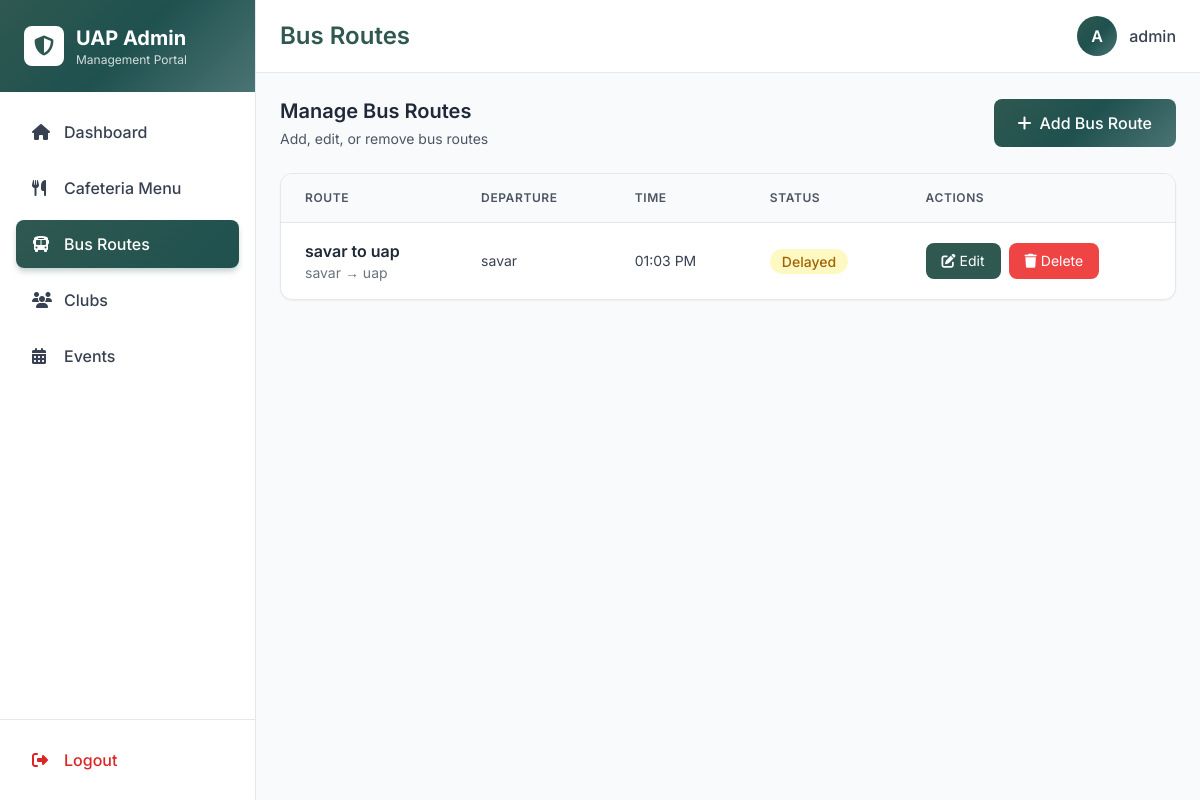
The page /uapadmin/bus/ (signed in) on the database its author committed.
### main/models.py (models this page shows, shortened)
class BusRoute(models.Model):
    route_name = models.CharField(max_length=200)
    departure_point = models.CharField(max_length=200)
    destination = models.CharField(max_length=200)
    departure_time = models.TimeField()
    arrival_time = models.TimeField()
    status = models.CharField(max_length=50, choices=[
        ('on_time', 'On Time'),
        ('delayed', 'Delayed'),
        ('cancelled', 'Cancelled'),
    ], default='on_time')
    description = models.TextField(blank=True)
    is_active = models.BooleanField(default=True)
    created_at = models.DateTimeField(auto_now_add=True)
    updated_at = models.DateTimeField(auto_now=True)
    class Meta:
        ordering = ['departure_time']

### main/views.py (the view)
# urls.py: path('uapadmin/bus/', admin_bus_routes, name='admin_bus_routes'),
@login_required
@user_passes_test(lambda u: u.is_superuser, login_url='/uapadmin/login/')
def admin_bus_routes(request):
    bus_routes = BusRoute.objects.all().order_by('departure_time')
    return render(request, 'admin_portal/bus_list.html', {
        'active_page': 'bus',
        'page_title': 'Bus Routes',
        'bus_routes': bus_routes
    })

### templates/admin_portal/bus_list.html (shortened to what this page needs)
{% extends 'admin_portal/layout.html' %}
{% block content %}
<div class="space-y-6">
    <div class="flex justify-between items-center">
        <div>
            <h3 class="text-xl font-semibold text-gray-800">Manage Bus Routes</h3>
            <p class="text-sm text-gray-600 mt-1">Add, edit, or remove bus routes</p>
        </div>
        <a href="{% url 'admin_bus_add' %}" class="px-6 py-3 gradient-bg text-white rounded-lg font-medium hover:shadow-lg smooth-transition">
            <i class="fas fa-plus mr-2"></i>Add Bus Route
        </a>
    </div>
    <div class="bg-white rounded-xl shadow-sm border border-gray-200 overflow-hidden">
        <div class="overflow-x-auto">
            <table class="w-full">
                <thead class="bg-gray-50 border-b border-gray-200">
                    <tr>
                        <th class="px-6 py-4 text-left text-xs font-semibold text-gray-600 uppercase tracking-wider">Route</th>
                        <th class="px-6 py-4 text-left text-xs font-semibold text-gray-600 uppercase tracking-wider">Departure</th>
                        <th class="px-6 py-4 text-left text-xs font-semibold text-gray-600 uppercase tracking-wider">Time</th>
                        <th class="px-6 py-4 text-left text-xs font-semibold text-gray-600 uppercase tracking-wider">Status</th>
                        <th class="px-6 py-4 text-left text-xs font-semibold text-gray-600 uppercase tracking-wider">Actions</th>
                    </tr>
                </thead>
                <tbody class="divide-y divide-gray-200">
                    {% for route in bus_routes %}
                    <tr class="hover:bg-gray-50 smooth-transition">
                        <td class="px-6 py-4">
                            <p class="font-semibold text-gray-800">{{ route.route_name }}</p>
                            <p class="text-sm text-gray-500">{{ route.departure_point }} → {{ route.destination }}</p>
                        </td>
                        <td class="px-6 py-4 text-sm text-gray-700">{{ route.departure_point }}</td>
                        <td class="px-6 py-4 text-sm text-gray-700">{{ route.departure_time|time:"h:i A" }}</td>
                        <td class="px-6 py-4">
                            {% if route.status == 'on_time' %}
                            <span class="px-3 py-1 bg-green-100 text-green-700 rounded-full text-sm font-medium">On Time</span>
                            {% elif route.status == 'delayed' %}
                            <span class="px-3 py-1 bg-yellow-100 text-yellow-700 rounded-full text-sm font-medium">Delayed</span>
                            {% else %}
                            <span class="px-3 py-1 bg-red-100 text-red-700 rounded-full text-sm font-medium">Cancelled</span>
                            {% endif %}
                        </td>
                        <td class="px-6 py-4">
                            <div class="flex space-x-2">
                                <button data-edit-url="{% url 'admin_bus_edit' route.id %}" class="edit-btn px-4 py-2 bg-primary text-white rounded-lg hover:bg-secondary smooth-transition text-sm cursor-pointer">
                                    <i class="fas fa-edit mr-1"></i>Edit
                                </button>
                                <button data-delete-url="{% url 'admin_bus_delete' route.id %}" data-delete-msg="Delete this bus route?" class="delete-btn px-4 py-2 bg-red-500 text-white rounded-lg hover:bg-red-600 smooth-transition text-sm cursor-pointer">
                                    <i class="fas fa-trash mr-1"></i>Delete
                                </button>
                            </div>
                        </td>
                    </tr>
                    {% endfor %}
                </tbody>
            </table>
        </div>
    </div>
</div>
{% endblock %}

### templates/admin_portal/layout.html (shortened to what this page needs)
{% extends 'admin_portal/base.html' %}
{% block body %}
<div class="flex h-screen">
    <aside class="w-64 bg-white border-r border-gray-200 flex flex-col shadow-lg">
        <div class="p-6 gradient-bg">
            <div class="flex items-center space-x-3">
                <div class="w-10 h-10 bg-white rounded-lg flex items-center justify-center">
                    <i class="fas fa-shield-alt text-primary text-xl"></i>
                </div>
                <div>
                    <h1 class="text-xl font-bold text-white">UAP Admin</h1>
                    <p class="text-xs text-white/80">Management Portal</p>
                </div>
            </div>
        </div>
        <nav class="flex-1 p-4 space-y-2 overflow-y-auto">
            <a href="{% url 'admin_dashboard' %}" class="admin-sidebar-link flex items-center space-x-3 px-4 py-3 rounded-lg text-gray-700 hover:bg-gray-100 smooth-transition {% if active_page == 'dashboard' %}active{% endif %}">
                <i class="fas fa-home w-5"></i>
                <span class="font-medium">Dashboard</span>
            </a>
            <a href="{% url 'admin_menu_list' %}" class="admin-sidebar-link flex items-center space-x-3 px-4 py-3 rounded-lg text-gray-700 hover:bg-gray-100 smooth-transition {% if active_page == 'menu' %}active{% endif %}">
                <i class="fas fa-utensils w-5"></i>
                <span class="font-medium">Cafeteria Menu</span>
            </a>
            <a href="{% url 'admin_bus_routes' %}" class="admin-sidebar-link flex items-center space-x-3 px-4 py-3 rounded-lg text-gray-700 hover:bg-gray-100 smooth-transition {% if active_page == 'bus' %}active{% endif %}">
                <i class="fas fa-bus w-5"></i>
                <span class="font-medium">Bus Routes</span>
            </a>
            <a href="{% url 'admin_clubs' %}" class="admin-sidebar-link flex items-center space-x-3 px-4 py-3 rounded-lg text-gray-700 hover:bg-gray-100 smooth-transition {% if active_page == 'clubs' %}active{% endif %}">
                <i class="fas fa-users w-5"></i>
                <span class="font-medium">Clubs</span>
            </a>
            <a href="{% url 'admin_events' %}" class="admin-sidebar-link flex items-center space-x-3 px-4 py-3 rounded-lg text-gray-700 hover:bg-gray-100 smooth-transition {% if active_page == 'events' %}active{% endif %}">
                <i class="fas fa-calendar-alt w-5"></i>
                <span class="font-medium">Events</span>
            </a>
        </nav>
        <div class="p-4 border-t border-gray-200">
            <a href="{% url 'admin_logout' %}" class="flex items-center space-x-3 px-4 py-3 rounded-lg text-red-600 hover:bg-red-50 smooth-transition">
                <i class="fas fa-sign-out-alt w-5"></i>
                <span class="font-medium">Logout</span>
            </a>
        </div>
    </aside>
    <div class="flex-1 flex flex-col overflow-hidden">
        <header class="bg-white border-b border-gray-200 px-6 py-4 flex items-center justify-between shadow-sm">
            <div class="flex items-center space-x-4">
                <h2 class="text-2xl font-semibold text-primary">{{ page_title }}</h2>
            </div>
            <div class="flex items-center space-x-3">
                <div class="w-10 h-10 gradient-bg rounded-full flex items-center justify-center text-white font-semibold">
                    {{ user.username|first|upper }}
                </div>
                <span class="text-gray-700 font-medium">{{ user.username }}</span>
            </div>
        </header>
        <main class="flex-1 overflow-y-auto p-6 bg-gray-50">
            {% block content %}{% endblock %}
        </main>
    </div>
</div>
{% endblock %}

### templates/admin_portal/base.html (style rules this page uses)
body { font-family: 'Inter', sans-serif; }
.admin-sidebar-link.active { background: linear-gradient(135deg, #2f5850 0%, #1f514f 100%); color: #fff; box-shadow: 0 4px 6px -1px rgba(47, 88, 80, 0.3); }
.gradient-bg { background: linear-gradient(135deg, #2f5850 0%, #1f514f 50%, #4b7474 100%); }
.smooth-transition { transition: all 0.2s ease-in-out; }

### rows shown on the page
BusRoute: route_name "savar to uap", departure_point "savar", destination "uap", departure_time "01:03 PM", status "Delayed"

### other values the page prints
{{ page_title }} "Bus Routes"
{{ user.username|first|upper }} "A"
{{ user.username }} "admin"
